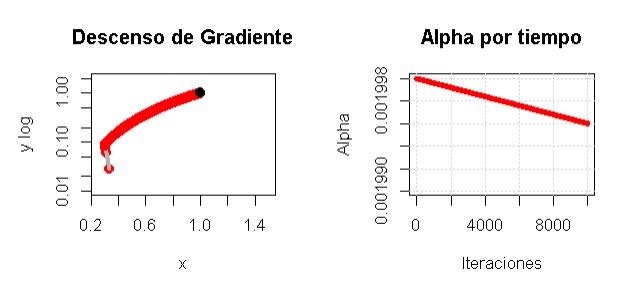

Write the R code that produced this figure.
#funcion objetivo
f <- function (x){
  (1 - x[1])^2 + 100*( x[2] - x[1]^2)^2
}

f_gran <- function(x){
  dx <- -2*(1 - x[1]) - 400*x[1]*(x[2] - x[1]^2)
  dy <- 200*(x[2] - x[1]^2)
  return(c(dx,dy))
}

#alfa
alpha <- 0.002
alpha_k <- 0

#gama
gama <-alpha/10000

#valor inicial
x <- c(-1,-1)

#constantes
tolerancia <- 1e-6
max_inter <- 10000

#contador
contador <- 0
contador_2 <- 0
distancia_total <- 0 

#-----------------
# Configurar ventana con 2 gráficos
par(mfrow = c(1, 2), mar = c(5, 5, 4, 2))

#-----------------------------------------------------------------
# grafico de X y Y
plot(x[1], x[2], xlim = c(0.25, 1.5), ylim = c(0.01,2), 
     xlab = "x", ylab="y log",
     log = "y",
     main = "Descenso de Gradiente",
     pch = 20, col = "blue", cex = 2)

#-----------------------------------------------------------------
for (i in 1:max_inter){
  
  #Cada vez que entra suma 1 para tener la cantidad de iteracion
  contador <- contador + 1
  #-----------------
  
  #calcular alfa k
  alpha_k <- (alpha)/(1 + contador*gama)
  #calculo del nuevo X
  x_nuevo <- x - alpha_k*f_gran(x)
  #-----------------
  
  #graficar
  points(x_nuevo[1], x_nuevo[2], pch = 20, col = "red", cex = 2)
  # Graficar línea de trayectoria entre x y x_nuevo
  segments(x[1], x[2], x_nuevo[1], x_nuevo[2], col = "gray70", lwd = 4)
  #--------------------------------------------------------------------
  
  #retriccion para evitar errores
  if(norm(f_gran(x_nuevo), "2") < tolerancia | 
     norm(x_nuevo - x, "2") < tolerancia){
    break
  }
  #-----------------
  #remplazaomos X original por X nuevo para repetir el ciclo
  x <- x_nuevo
}
points(x_nuevo[1], x_nuevo[2], pch = 20, col = "black", cex = 2)
#-----------------------------------------------------------------

plot(contador, alpha_k,
     xlim = c(0, max_inter), ylim = c(0.00199,0.002), 
     xlab = "Iteraciones", ylab = "Alpha",
     main = "Alpha por tiempo",
     type = "n")
grid()  # Gráfico vacío
for (i in 1:max_inter){
  contador_2 <- contador_2 + 1
  alpha_k <- (alpha)/(1 + contador_2*gama)
  points(contador_2, alpha_k, pch = 20, col = "red", cex = 1)
}
#-----------------------------------------------------------------

points(x_nuevo[1], x_nuevo[2], pch = 20, col = "black", cex = 2)
cat("El número de iteraciones necesarias es:", contador, "\n")
cat("El valor de alpha inicial:", alpha, "\n")
cat("El valor de alpha final:", alpha_k, "\n")
cat("El punto mínimo encontrado es:", x_nuevo, "\n")
cat("El valor de la función en ese punto es:", f(x_nuevo), "\n")
